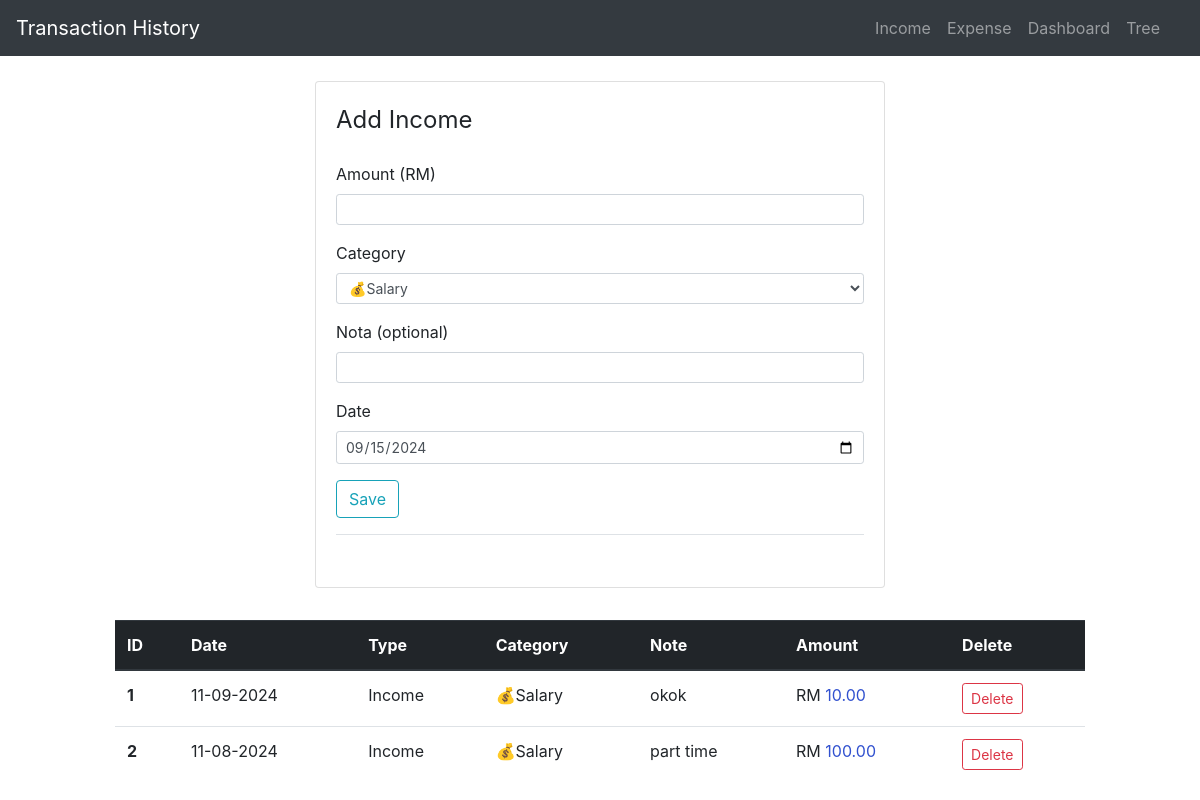
Before: /addincome with the older database file.
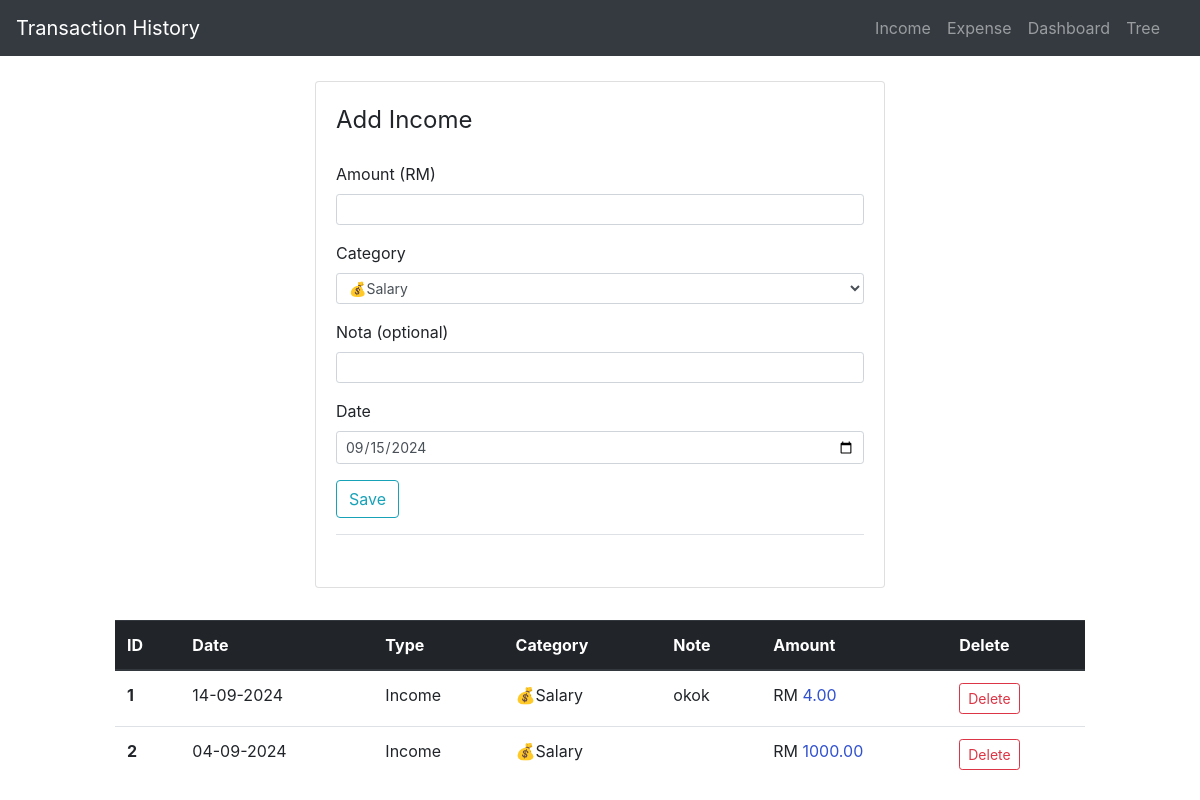
After: the same page with the newer database file.
### application/models.py (models this page shows, shortened)
class add_incomes(db.Model):
    id = db.Column(db.Integer, primary_key=True)
    amount = db.Column(db.Double, nullable=False)
    category = db.Column(db.String(30),nullable=False)
    date = db.Column(db.DateTime, nullable=False)
    type = db.Column(db.String(10), nullable=False, default= 'Income')
    nota = db.Column(db.String(15))

### application/routes.py (the view, shortened to what this page needs)
@app.route('/addincome', methods = ["POST", "GET"])
def add_income():
    form = IncomeForm()
    incomes = add_incomes.query.order_by(add_incomes.date.desc()).all()
    return render_template('add_income.html', title="Add income", form=form, incomes=incomes)

### application/form.py
class IncomeForm(FlaskForm):
    amount = DecimalField('Amount (RM)', validators = [DataRequired(), NumberRange(min=0.01)])
    category = SelectField ('Category', validators=[DataRequired()],
                                            choices =[('💰Salary', '💰Salary'),
                                                      ('💵Bonus','💵Bonus'),
                                                      ('💸Allowance','💸Allowance'),
                                                      ('🤑Sideline','🤑Sideline')])
    date = DateField('Date', format='%Y-%m-%d',default=date.today,  validators = [DataRequired()])
    nota = StringField('Nota (optional)',validators = [Optional()])
    submit = SubmitField('Save')

### application/templates/add_income.html (shortened to what this page needs)
{% extends 'layout.html' %}
{% block content %}
<div class="col-xs-10 col-sm-6 col-md-6 ml-auto mr-auto">
    <div class="card card-style mb-2">
        <div class="card-body">
            <form action="" method="POST">
                <fieldset class="form-group">
                        <legend class="mb-4">Add Income</legend>
                    <div class="form-group">
                        {{ form.amount.label(class="form-control-label") }}
                        {% if form.amount.errors %}
                        {{ form.amount(class="form-control form-control-sm is-invalid") }}
                        {% for error in form.amount.errors %}
                        <div class="invalid-feedback">
                            <span>{{error}}</span>
                        </div>
                        {% endfor %}
                        {% else %}
                        {{ form.amount(class="form-control form-control-sm") }}
                        {% endif %}
                    </div>
                    <div class="form-group">
                        {{ form.category.label(class = "form-control-label") }}
                        {{ form.category(class = "form-control form-control-sm") }}
                    </div>
                    <div class="form-group">
                        {{ form.nota.label(class = "form-control-label") }}
                        {{ form.nota(class = "form-control form-control-sm") }}
                    </div>
                    <div class="form-group">
                        {{ form.date.label(class = "form-control-label") }}
                        {{ form.date(class = "form-control form-control-sm") }}
                    </div>
                    <div class="form-group border-bottom pb-3">
                        {{ form.submit(class="btn btn-outline-info")}}
                    </div>
                </fieldset>
            </form>
        </div>
    </div>
</div>
<div class="col-sm-10 ml-auto mr-auto ">
    <br>
    <table class="table">
        <thead class="thead-dark">
            <tr>
                <th scope="col">ID</th>
                <th scope="col">Date</th>
                <th scope="col">Type</th>
                <th scope="col">Category</th>
                <th scope="col">Note</th>
                <th scope="col">Amount</th>
                <th scope="col">Delete</th>
            </tr>
        </thead>
        <tbody>
            {% for entry in incomes %}
                    <tr>
                        <th scope="row">{{loop.index}}</th>
                        <td>{{entry.date.strftime("%d-%m-%Y")}}</td>
                        <td>{{entry.type}}</td>
                        <td>{{entry.category }}</td>
                        <td>{{entry.nota }}</td>
                        <td class="amount-field">RM <span style="color: rgb(49, 81, 207);">{{ "{:.2f}".format(entry.amount) }}</span></td>
                        <td><a href="{{ url_for('delete', entry_id = entry.id, entry_type=entry.type, entry_amount=entry.amount, entry_date=entry.date.strftime('%Y-%m-%d %H:%M:%S') ,next=url_for('add_income') ) }}"  class="btn btn-outline-danger btn-sm">Delete</a></td>
                    </tr>
            {% endfor %}
        </tbody>
    </table>
</div>
{% endblock %}

Changed rows visible on the page:
removed add_incomes: date "11-09-2024", type "Income", category "💰Salary", nota "okok", amount "10.00"
removed add_incomes: date "11-08-2024", type "Income", category "💰Salary", nota "part time", amount "100.00"
added add_incomes: date "14-09-2024", type "Income", category "💰Salary", nota "okok", amount "4.00"
added add_incomes: date "04-09-2024", type "Income", category "💰Salary", amount "1000.00"
